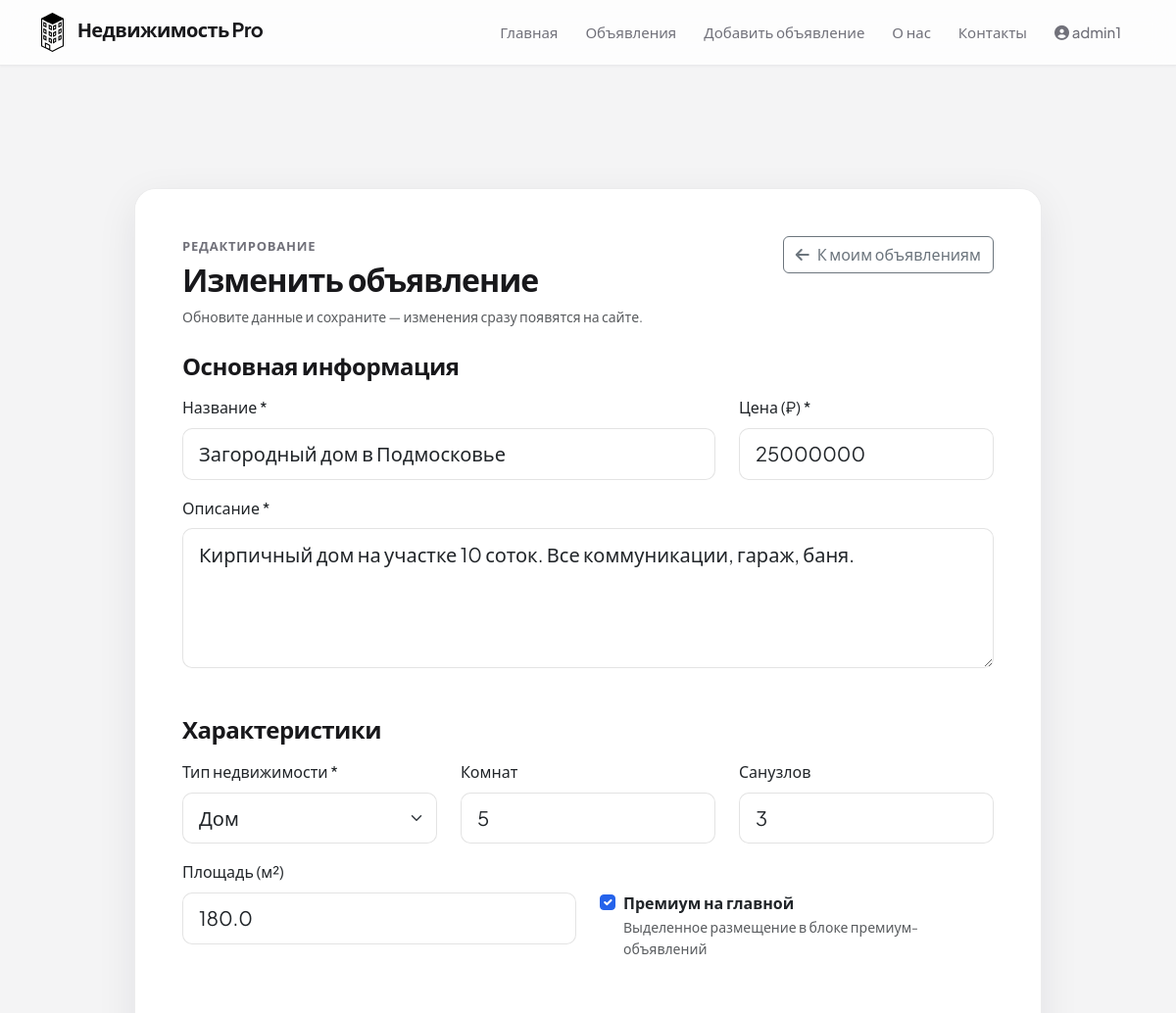
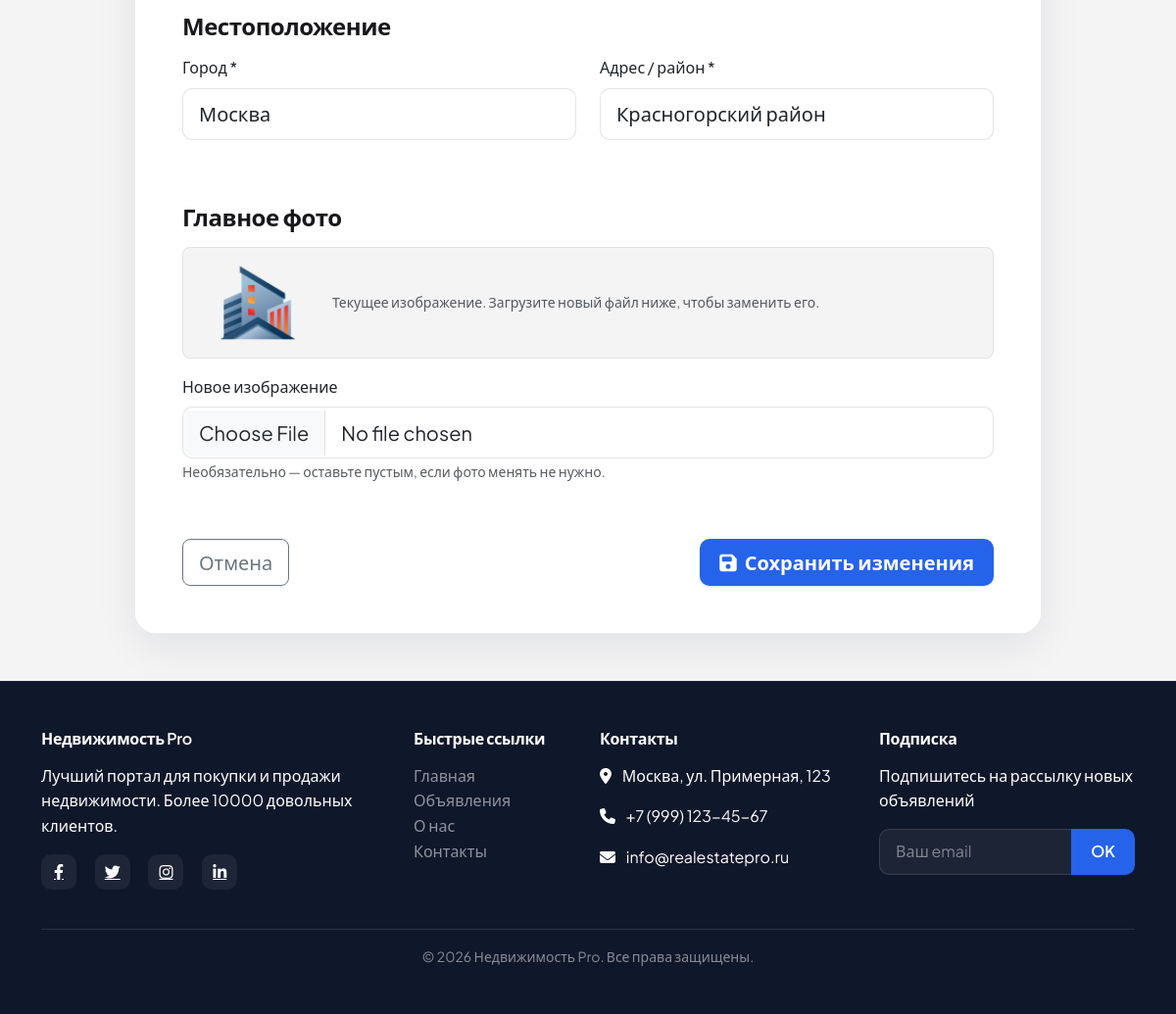
The app's page /edit-listing/2 (signed in) with its own data (2 pictures, top to bottom).
### app.py (models this page shows, shortened)
class User(UserMixin, db.Model):
    id = db.Column(db.Integer, primary_key=True)
    username = db.Column(db.String(80), unique=True, nullable=False)
    email = db.Column(db.String(120), unique=True, nullable=False)
    password_hash = db.Column(db.String(200), nullable=False)
    phone = db.Column(db.String(20))
    is_agent = db.Column(db.Boolean, default=False)
    listings = db.relationship('Listing', backref='author', lazy=True)
    created_at = db.Column(db.DateTime, default=datetime.utcnow)

class Listing(db.Model):
    id = db.Column(db.Integer, primary_key=True)
    title = db.Column(db.String(200), nullable=False)
    description = db.Column(db.Text, nullable=False)
    price = db.Column(db.Float, nullable=False)
    property_type = db.Column(db.String(50), nullable=False)
    bedrooms = db.Column(db.Integer)
    bathrooms = db.Column(db.Integer)
    area = db.Column(db.Float)
    location = db.Column(db.String(200), nullable=False)
    city = db.Column(db.String(100), nullable=False)
    featured = db.Column(db.Boolean, default=False)
    main_image = db.Column(db.String(200), default='default.jpg')
    images = db.Column(db.Text, default='[]')
    user_id = db.Column(db.Integer, db.ForeignKey('user.id'), nullable=False)
    created_at = db.Column(db.DateTime, default=datetime.utcnow)
    updated_at = db.Column(db.DateTime, default=datetime.utcnow, onupdate=datetime.utcnow)

### app.py (the view, shortened to what this page needs)
@app.route('/edit-listing/<int:listing_id>', methods=['GET', 'POST'])
@login_required
def edit_listing(listing_id):
    listing = Listing.query.get_or_404(listing_id)
    if listing.user_id != current_user.id:
        flash('У вас нет прав на редактирование этого объявления', 'error')
        return redirect(url_for('my_listings'))
    return render_template('edit_listing.html', listing=listing)

### templates/edit_listing.html (shortened to what this page needs)
{% extends "base.html" %}
{% block content %}
<div class="container py-5">
    <div class="row justify-content-center">
        <div class="col-lg-10">
            <div class="card auth-card border-0">
                <div class="card-body p-4 p-md-5">
                    <div class="d-flex flex-column flex-sm-row justify-content-between align-items-start gap-3 mb-4">
                        <div>
                            <p class="section-eyebrow mb-1">Редактирование</p>
                            <h1 class="section-title fw-bold mb-2">Изменить объявление</h1>
                            <p class="text-muted mb-0 small">Обновите данные и сохраните — изменения сразу появятся на сайте.</p>
                        </div>
                        <a href="{{ url_for('my_listings') }}" class="btn btn-outline-secondary flex-shrink-0">
                            <i class="fas fa-arrow-left me-2"></i>К моим объявлениям
                        </a>
                    </div>
                    <form method="POST" action="{{ url_for('edit_listing', listing_id=listing.id) }}" enctype="multipart/form-data">
                        <div class="mb-5">
                            <h4 class="fw-bold mb-3">Основная информация</h4>
                            <div class="row">
                                <div class="col-md-8 mb-3">
                                    <label for="title" class="form-label">Название *</label>
                                    <input type="text" class="form-control form-control-lg" id="title" name="title" required
                                           value="{{ listing.title }}"
                                           placeholder="Например: 3-комн. квартира в центре">
                                </div>
                                <div class="col-md-4 mb-3">
                                    <label for="price" class="form-label">Цена (₽) *</label>
                                    <input type="number" class="form-control form-control-lg" id="price" name="price" required
                                           value="{{ listing.price|int if listing.price is not none else '' }}"
                                           min="0" step="1000" placeholder="5000000">
                                </div>
                            </div>
                            <div class="mb-3">
                                <label for="description" class="form-label">Описание *</label>
                                <textarea class="form-control form-control-lg" id="description" name="description" rows="4" required
                                          placeholder="Подробное описание...">{{ listing.description or '' }}</textarea>
                            </div>
                        </div>
                        <div class="mb-5">
                            <h4 class="fw-bold mb-3">Характеристики</h4>
                            <div class="row">
                                <div class="col-md-4 mb-3">
                                    <label for="property_type" class="form-label">Тип недвижимости *</label>
                                    <select class="form-select form-select-lg" id="property_type" name="property_type" required>
                                        {% set t = listing.property_type or 'apartment' %}
                                        <option value="house" {% if t == 'house' %}selected{% endif %}>Дом</option>
                                    </select>
                                </div>
                                <div class="col-md-4 mb-3">
                                    <label for="bedrooms" class="form-label">Комнат</label>
                                    <input type="number" class="form-control form-control-lg" id="bedrooms" name="bedrooms"
                                           value="{{ listing.bedrooms if listing.bedrooms is not none else '' }}"
                                           min="0" placeholder="3">
                                </div>
                                <div class="col-md-4 mb-3">
                                    <label for="bathrooms" class="form-label">Санузлов</label>
                                    <input type="number" class="form-control form-control-lg" id="bathrooms" name="bathrooms"
                                           value="{{ listing.bathrooms if listing.bathrooms is not none else '' }}"
                                           min="0" placeholder="2">
                                </div>
                            </div>
                            <div class="row">
                                <div class="col-md-6 mb-3">
                                    <label for="area" class="form-label">Площадь (м²)</label>
                                    <input type="number" class="form-control form-control-lg" id="area" name="area"
                                           value="{{ listing.area if listing.area is not none else '' }}"
                                           min="0" step="0.1" placeholder="75">
                                </div>
                                <div class="col-md-6 mb-3">
                                    <div class="form-check mt-md-4 pt-md-2">
                                        <input type="checkbox" class="form-check-input" id="featured" name="featured"
                                               {% if listing.featured %}checked{% endif %}>
                                        <label class="form-check-label fw-semibold" for="featured">Премиум на главной</label>
                                        <small class="text-muted d-block">Выделенное размещение в блоке премиум-объявлений</small>
                                    </div>
                                </div>
                            </div>
                        </div>
                        <div class="mb-5">
                            <h4 class="fw-bold mb-3">Местоположение</h4>
                            <div class="row">
                                <div class="col-md-6 mb-3">
                                    <label for="city" class="form-label">Город *</label>
                                    <input type="text" class="form-control form-control-lg" id="city" name="city" required
                                           value="{{ listing.city or '' }}" placeholder="Москва">
                                </div>
                                <div class="col-md-6 mb-3">
                                    <label for="location" class="form-label">Адрес / район *</label>
                                    <input type="text" class="form-control form-control-lg" id="location" name="location" required
                                           value="{{ listing.location or '' }}" placeholder="ул. Примерная, 123">
                                </div>
                            </div>
                        </div>
                        <div class="mb-5">
                            <h4 class="fw-bold mb-3">Главное фото</h4>
                            {% if listing.main_image %}
                            <div class="d-flex align-items-center gap-3 mb-3 p-3 rounded-3 edit-listing-photo-preview">
                                <img src="{{ url_for('static', filename='images/properties/' + listing.main_image) }}"
                                     alt="Текущее фото объявления" class="rounded-3 flex-shrink-0"
                                     style="width: 120px; height: 80px; object-fit: cover;">
                                <p class="small text-muted mb-0">Текущее изображение. Загрузите новый файл ниже, чтобы заменить его.</p>
                            </div>
                            {% endif %}
                            <label for="main_image" class="form-label">Новое изображение</label>
                            <input type="file" class="form-control form-control-lg" id="main_image" name="main_image" accept="image/*">
                            <small class="text-muted">Необязательно — оставьте пустым, если фото менять не нужно.</small>
                        </div>
                        <div class="d-flex flex-column flex-sm-row justify-content-between gap-3 pt-2">
                            <a href="{{ url_for('listing_detail', listing_id=listing.id) }}" class="btn btn-outline-secondary btn-lg order-2 order-sm-1">
                                Отмена
                            </a>
                            <button type="submit" class="btn btn-primary btn-lg order-1 order-sm-2">
                                <i class="fas fa-save me-2"></i>Сохранить изменения
                            </button>
                        </div>
                    </form>
                </div>
            </div>
        </div>
    </div>
</div>
{% endblock %}

### templates/base.html (shortened to what this page needs)
<!DOCTYPE html>
<html lang="ru" data-theme="light">
<head>
    <link href="https://cdn.jsdelivr.net/npm/bootstrap@5.3.0/dist/css/bootstrap.min.css" rel="stylesheet">
    <link rel="stylesheet" href="https://cdnjs.cloudflare.com/ajax/libs/font-awesome/6.4.0/css/all.min.css">
    <link rel="stylesheet" href="{{ url_for('static', filename='css/main.css') }}">
    <link rel="stylesheet" href="{{ url_for('static', filename='css/animations.css') }}">
</head>
<body>
    <nav class="navbar navbar-expand-lg navbar-light site-navbar fixed-top">
        <div class="container">
            <a class="navbar-brand" href="{{ url_for('index') }}">
                <img src="{{ url_for('static', filename='images/logo.svg') }}" alt="Логотип" height="40">
                <span class="brand-text">Недвижимость Pro</span>
            </a>
            <div class="collapse navbar-collapse" id="navbarNav">
                <ul class="navbar-nav ms-auto">
                    <li class="nav-item"><a class="nav-link" href="{{ url_for('index') }}">Главная</a></li>
                    <li class="nav-item"><a class="nav-link" href="{{ url_for('listings') }}">Объявления</a></li>
                    <li class="nav-item"><a class="nav-link" href="{{ url_for('add_listing') }}">Добавить объявление</a></li>
                    <li class="nav-item"><a class="nav-link" href="{{ url_for('about') }}">О нас</a></li>
                    <li class="nav-item"><a class="nav-link" href="{{ url_for('contact') }}">Контакты</a></li>
                    {% if current_user.is_authenticated %}
                    <li class="nav-item dropdown">
                        <a class="nav-link dropdown-toggle" href="#" id="userDropdown" role="button" data-bs-toggle="dropdown">
                            <i class="fas fa-user-circle"></i> {{ current_user.username }}
                        </a>
                    </li>
                    {% endif %}
                </ul>
            </div>
        </div>
    </nav>
    <div class="container mt-5 pt-4 flash-stack">
    </div>
    <main class="fade-in">
        {% block content %}{% endblock %}
    </main>
    <footer class="footer site-footer mt-auto py-5 text-white">
        <div class="container">
            <div class="row">
                <div class="col-lg-4 col-md-6 mb-4">
                    <h5 class="mb-3">Недвижимость Pro</h5>
                    <p>Лучший портал для покупки и продажи недвижимости. Более 10000 довольных клиентов.</p>
                    <div class="social-icons mt-3">
                        <a href="#" class="text-white me-3"><i class="fab fa-facebook-f"></i></a>
                        <a href="#" class="text-white me-3"><i class="fab fa-twitter"></i></a>
                        <a href="#" class="text-white me-3"><i class="fab fa-instagram"></i></a>
                        <a href="#" class="text-white"><i class="fab fa-linkedin-in"></i></a>
                    </div>
                </div>
                <div class="col-lg-2 col-md-6 mb-4">
                    <h5 class="mb-3">Быстрые ссылки</h5>
                    <ul class="list-unstyled">
                        <li><a href="{{ url_for('index') }}" class="text-white-50">Главная</a></li>
                        <li><a href="{{ url_for('listings') }}" class="text-white-50">Объявления</a></li>
                        <li><a href="{{ url_for('about') }}" class="text-white-50">О нас</a></li>
                        <li><a href="{{ url_for('contact') }}" class="text-white-50">Контакты</a></li>
                    </ul>
                </div>
                <div class="col-lg-3 col-md-6 mb-4">
                    <h5 class="mb-3">Контакты</h5>
                    <p><i class="fas fa-map-marker-alt me-2"></i> Москва, ул. Примерная, 123</p>
                    <p><i class="fas fa-phone me-2"></i> +7 (999) 123-45-67</p>
                    <p><i class="fas fa-envelope me-2"></i> info@realestatepro.ru</p>
                </div>
                <div class="col-lg-3 col-md-6 mb-4">
                    <h5 class="mb-3">Подписка</h5>
                    <p>Подпишитесь на рассылку новых объявлений</p>
                    <form>
                        <div class="input-group">
                            <input type="email" class="form-control" placeholder="Ваш email">
                            <button class="btn btn-primary" type="submit">OK</button>
                        </div>
                    </form>
                </div>
            </div>
            <hr class="bg-white">
            <div class="text-center">
                <p class="text-white-50 small mb-0">&copy; 2026 Недвижимость Pro. Все права защищены.</p>
            </div>
        </div>
    </footer>
</body>
</html>

### records on screen
User: username "admin1"
Listing: title "Загородный дом в Подмосковье", price "25000000", description "Кирпичный дом на участке 10 соток. Все коммуникации, гараж, баня.", property_type "Дом", bedrooms "5", bathrooms "3", area "180.0", featured "☑", city "Москва", location "Красногорский район", main_image (placeholder picture)
